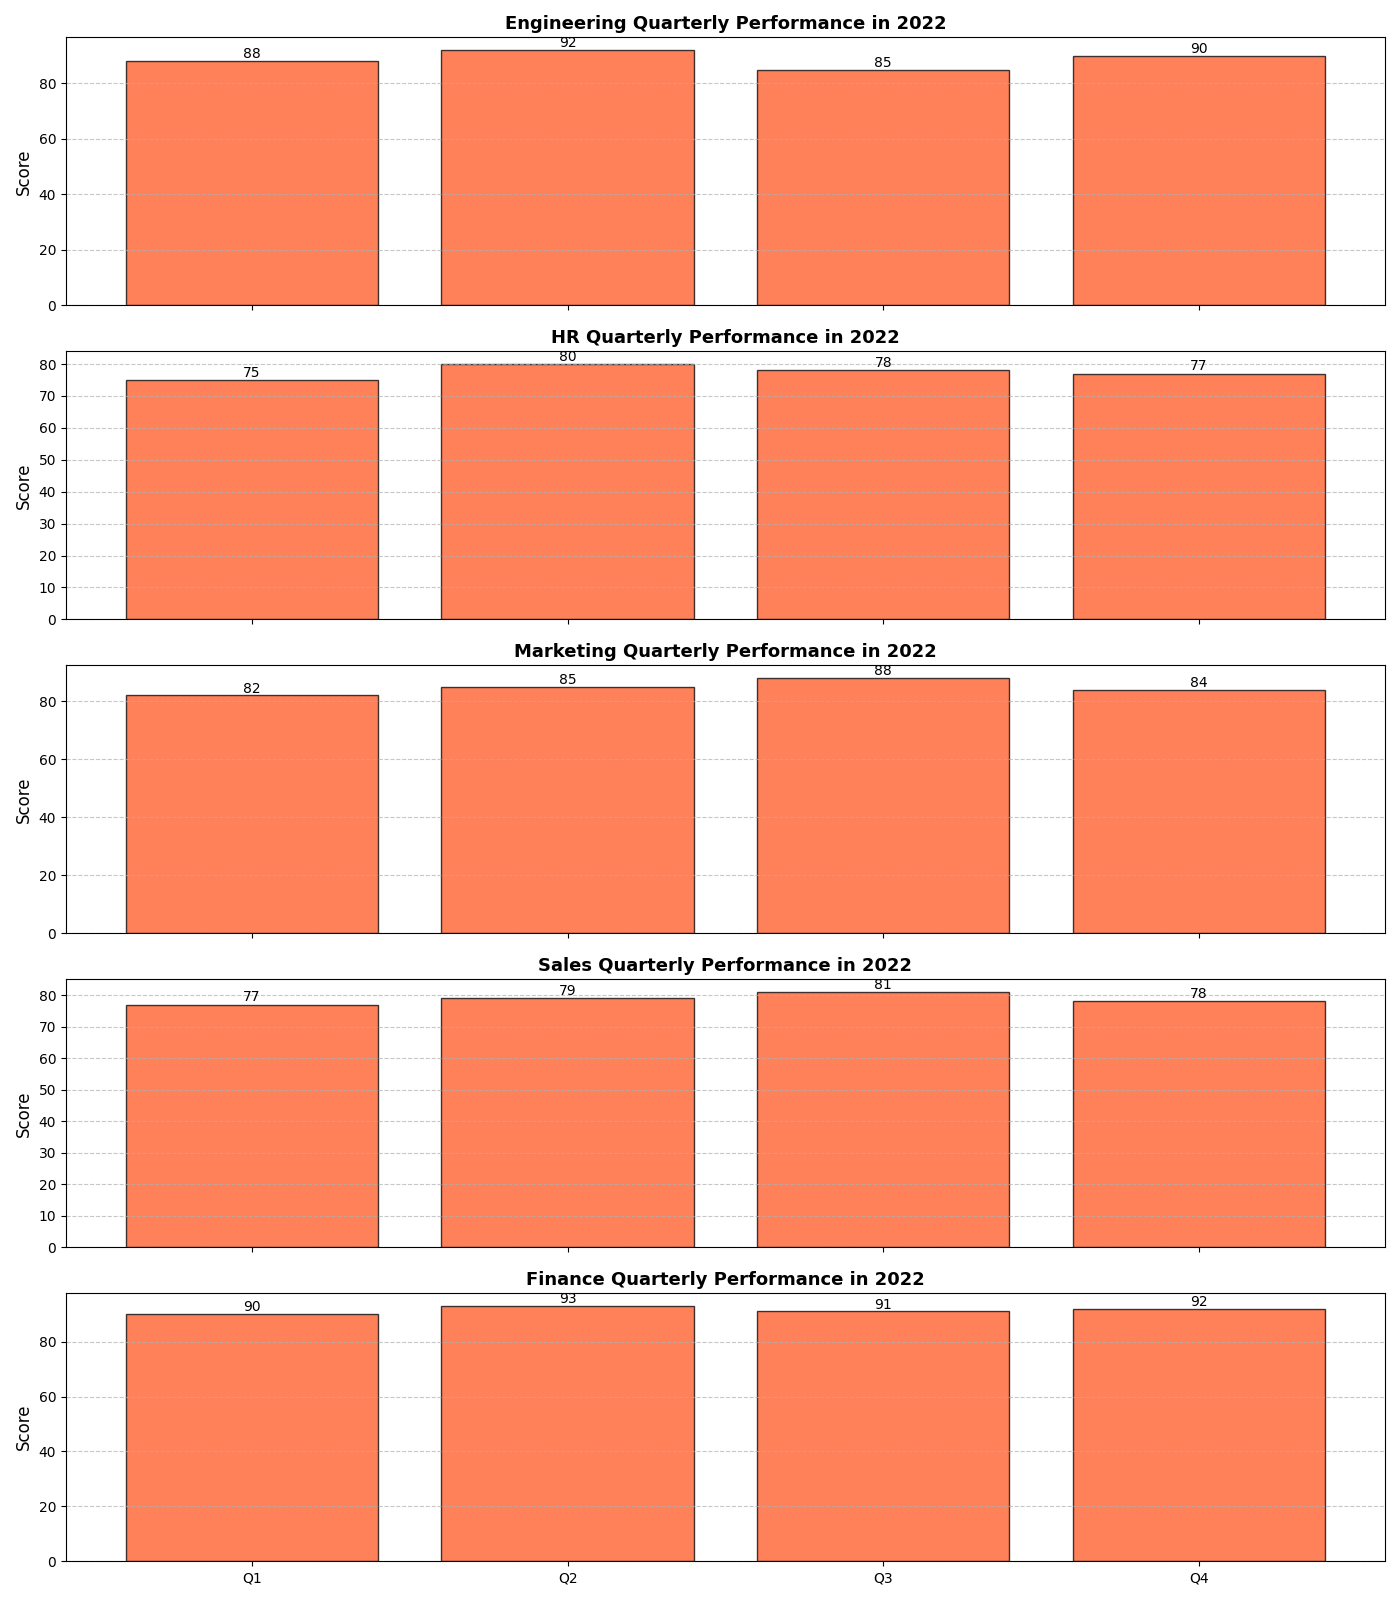

Reproduce this figure in Python.
import matplotlib.pyplot as plt
import numpy as np

# Backstory: This chart represents the average performance score of different departments in a tech company over the last year. Each department's scores are collected quarterly.

# Departments
departments = ['Engineering', 'HR', 'Marketing', 'Sales', 'Finance']

# Quarterly performance scores for the departments
performance_scores = {
    'Engineering': [88, 92, 85, 90],
    'HR': [75, 80, 78, 77],
    'Marketing': [82, 85, 88, 84],
    'Sales': [77, 79, 81, 78],
    'Finance': [90, 93, 91, 92]
}

# Quarterly data as numpy arrays
data = [np.array(performance_scores[department]) for department in departments]

# Calculate average performance scores
average_scores = [np.mean(scores) for scores in data]
quarters = ['Q1', 'Q2', 'Q3', 'Q4']

# Initialize the plot
fig, ax = plt.subplots(figsize=(14, 8))

# Create a bar plot
bars = ax.barh(departments, average_scores, color='#4CAF50', alpha=0.75, edgecolor='black')

# Add titles and labels
ax.set_title('Average Quarterly Performance Scores\nfor Company Departments in 2022', fontsize=16, fontweight='bold')
ax.set_xlabel('Average Performance Score', fontsize=12)
ax.set_ylabel('Departments', fontsize=12)

# Display the average score above each bar
for bar, avg in zip(bars, average_scores):
    plt.text(bar.get_width() + 0.5, bar.get_y() + bar.get_height() / 2, f'{avg:.1f}', va='center', fontsize=10, color='black')

# Add grid lines for better readability
ax.grid(axis='x', linestyle='--', alpha=0.7)

# Additional subplots for quarterly breakdown
fig, axs = plt.subplots(len(departments), 1, figsize=(14, 16), sharex=True)

# Create a bar chart for each department's quarterly scores
for index, (department, scores) in enumerate(performance_scores.items()):
    axs[index].bar(quarters, scores, color='#FF5722', alpha=0.75, edgecolor='black')
    axs[index].set_title(f'{department} Quarterly Performance in 2022', fontsize=13, fontweight='bold')
    axs[index].set_ylabel('Score', fontsize=12)
    for i, score in enumerate(scores):
        axs[index].text(i, score + 1, f'{score}', ha='center', fontsize=10, color='black')
    axs[index].grid(axis='y', linestyle='--', alpha=0.7)

# Overall layout adjustments
plt.tight_layout()

# Display the plots
plt.show()
